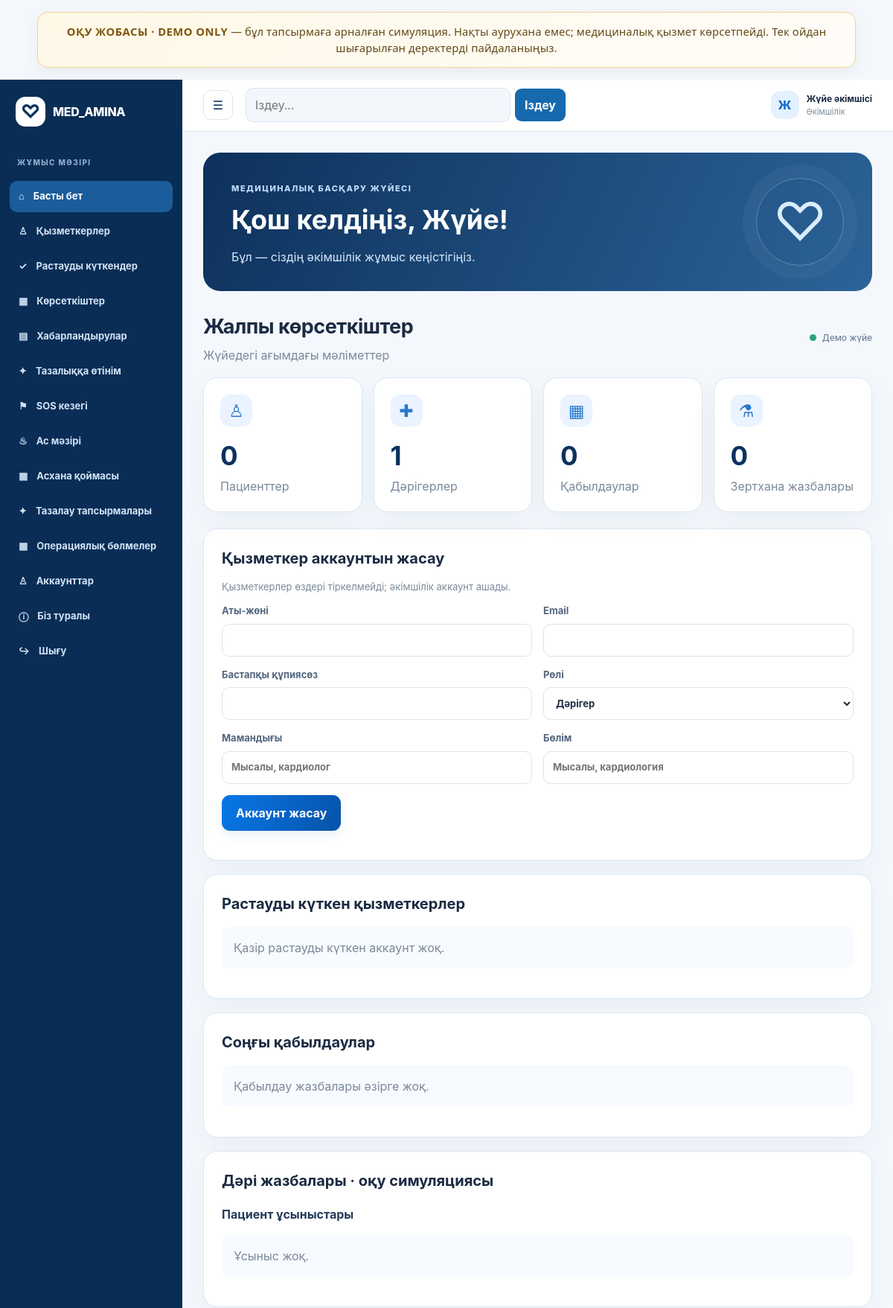
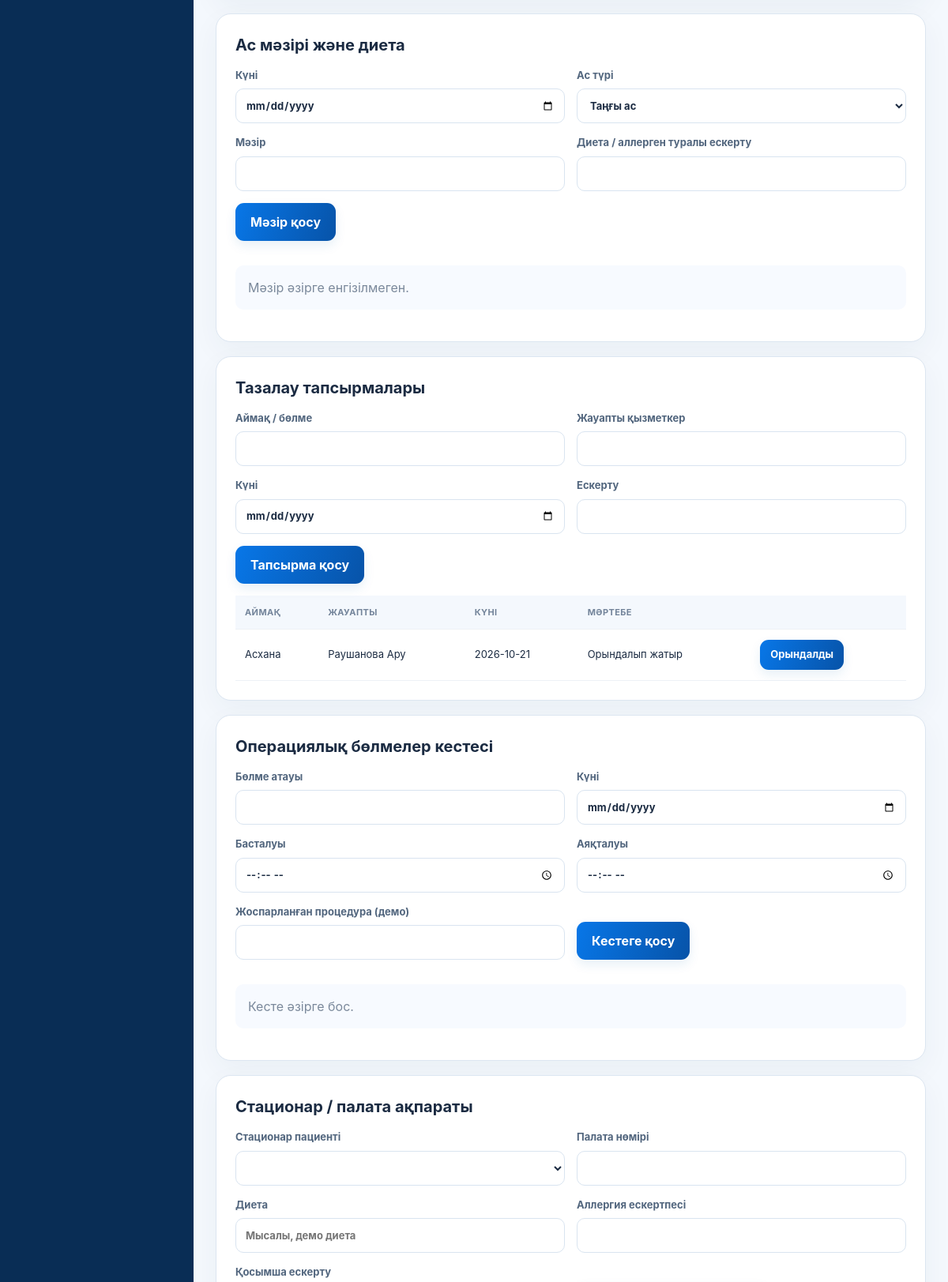
The app's page /dashboard (signed in, upper part) with its own data (2 pictures, top to bottom).
### tables this page shows
CREATE TABLE users (
            id INTEGER PRIMARY KEY AUTOINCREMENT,
            full_name TEXT NOT NULL,
            email TEXT NOT NULL UNIQUE,
            password_hash TEXT NOT NULL,
            role TEXT NOT NULL,
            specialty TEXT DEFAULT '',
            department TEXT DEFAULT '',
            approved INTEGER NOT NULL DEFAULT 0,
            created_at TEXT DEFAULT CURRENT_TIMESTAMP
        );

CREATE TABLE cleaning_tasks (
            id INTEGER PRIMARY KEY AUTOINCREMENT, area TEXT NOT NULL, assigned_to TEXT DEFAULT '',
            task_date TEXT NOT NULL, status TEXT DEFAULT 'Жаңа', note TEXT DEFAULT '',
            requester_id INTEGER, priority TEXT DEFAULT 'Қалыпты',
            FOREIGN KEY(requester_id) REFERENCES users(id)
        );

### med_amina_server.py (the view, shortened to what this page needs)
@app.route("/dashboard")
@login_required
def dashboard():
    user = current_user()
    if user["role"] in WORKER_ROLES and not user["approved"]:
        session.clear()
        flash("Аккаунтыңыз растауды күтуде.", "warning")
        return redirect(url_for("login"))
    with get_db() as db:
        counts = {
            "patients": db.execute("SELECT COUNT(*) FROM users WHERE role IN ('patient','inpatient')").fetchone()[0],
            "doctors": db.execute("SELECT COUNT(*) FROM users WHERE role='doctor' AND approved=1").fetchone()[0],
            "appointments": db.execute("SELECT COUNT(*) FROM appointments").fetchone()[0],
            "labs": db.execute("SELECT COUNT(*) FROM lab_results").fetchone()[0],
        }
        if user["role"] == "admin":
            pending = db.execute("SELECT id,full_name,email,role,department,specialty FROM users WHERE role IN ('doctor','nurse','employee') AND approved=0 ORDER BY id").fetchall()
            recent = db.execute("SELECT a.*,p.full_name patient_name,d.full_name doctor_name FROM appointments a JOIN users p ON p.id=a.patient_id LEFT JOIN users d ON d.id=a.doctor_id ORDER BY a.id DESC LIMIT 8").fetchall()
            return render_template("dashboard.html", user=user, counts=counts, pending=pending, appointments=recent)

### med_amina_db.py (called while the page is built)
@contextmanager
def get_db():
    db = sqlite3.connect(DB_PATH)
    db.row_factory = sqlite3.Row
    db.execute("PRAGMA foreign_keys = ON")
    try:
        yield db
        db.commit()
    except Exception:
        db.rollback()
        raise
    finally:
        db.close()

### med_amina_server.py (called while the page is built)
def current_user():
    uid = session.get("user_id")
    if not uid:
        return None
    with get_db() as db:
        row = db.execute("SELECT * FROM users WHERE id=?", (uid,)).fetchone()
        return dict(row) if row else None

def login_required(fn):
    @wraps(fn)
    def wrapper(*args, **kwargs):
        if not current_user():
            flash("Алдымен жүйеге кіріңіз.", "warning")
            return redirect(url_for("login"))
        return fn(*args, **kwargs)
    return wrapper

### templates/dashboard.html (shortened to what this page needs)
{% extends "base.html" %}
{% block body %}
<div class="app-shell">
	<aside class="sidebar">
		<a class="brand side-brand" href="{{ url_for('dashboard') }}"><span class="logo">♡</span><span>MED_AMINA</span></a>
		<div class="side-caption">ЖҰМЫС МӘЗІРІ</div>
		<a class="side-link active" href="{{ url_for('dashboard') }}">⌂ <span>Басты бет</span></a>
		{% if user.role == 'admin' %}
		<a class="side-link" href="#staff">♙ <span>Қызметкерлер</span></a>
		<a class="side-link" href="#approvals">✓ <span>Растауды күткендер</span></a>
		<a class="side-link" href="#overview">▦ <span>Көрсеткіштер</span></a>
		{% elif user.role in ['patient', 'inpatient'] %}
		<a class="side-link" href="#book">▦ <span>Қабылдауға жазылу</span></a>
		<a class="side-link" href="#my-appointments">◷ <span>Менің қабылдауларым</span></a>
		<a class="side-link" href="#my-labs">✚ <span>Зертхана нәтижелері</span></a>
		{% elif user.role == 'doctor' %}
		<a class="side-link" href="#my-appointments">▦ <span>Қабылдаулар</span></a>
		<a class="side-link" href="#my-patients">♙ <span>Пациенттер</span></a>
		<a class="side-link" href="#add-lab">＋ <span>Талдау енгізу</span></a>
		{% elif user.role == 'nurse' %}
		<a class="side-link" href="#my-appointments">▦ <span>Күн тәртібі</span></a>
		<a class="side-link" href="#add-lab">＋ <span>Зертхана жазбасы</span></a>
		{% else %}
		<a class="side-link" href="#work">⚙ <span>Менің бөлімім</span></a>
		{% endif %}
		<a class="side-link" href="{{ url_for('announcements') }}">▤ <span>Хабарландырулар</span></a>
		<a class="side-link" href="{{ url_for('cleaning') }}">✦ <span>Тазалыққа өтінім</span></a>
		{% if user.role in ['admin', 'doctor', 'nurse'] %}
		<a class="side-link" href="{{ url_for('medic_sos') }}">⚑ <span>SOS кезегі</span></a>
		{% endif %}
		{% if user.role in ['admin', 'employee', 'kitchen'] %}
		<a class="side-link" href="{{ url_for('kitchen') }}">♨ <span>Ас мәзірі</span></a>
		<a class="side-link" href="{{ url_for('inventory') }}">▦ <span>Асхана қоймасы</span></a>
		{% endif %}
		{% if user.role in ['admin', 'employee', 'cleaner'] %}
		<a class="side-link" href="{{ url_for('cleaning') }}">✦ <span>Тазалау тапсырмалары</span></a>
		{% endif %}
		{% if user.role in ['admin', 'employee', 'operating_room'] %}
		<a class="side-link" href="{{ url_for('operating_rooms') }}">▦ <span>Операциялық бөлмелер</span></a>
		{% endif %}
		{% if user.role == 'admin' %}
		<a class="side-link" href="{{ url_for('admin_accounts') }}">♙ <span>Аккаунттар</span></a>
		{% endif %}
		<a class="side-link" href="{{ url_for('about') }}">ⓘ <span>Біз туралы</span></a>
		<a class="side-link" href="{{ url_for('logout') }}">↪ <span>Шығу</span></a>
	</aside>
	<main class="app-main">
		<header class="topbar">
			<button class="menu-toggle" data-menu-toggle aria-label="Мәзірді жасыру">☰</button>
			<form class="top-search" action="{{ url_for('search') }}" method="get">
				<input name="q" placeholder="Іздеу…" aria-label="Іздеу" required>
				<button type="submit">Іздеу</button>
			</form>
			<div class="user-chip">
				<span class="avatar">{{ user.full_name[:1] }}</span>
				<span><b>{{ user.full_name }}</b><small>{{ role_labels.get(user.role, user.role) }}{% if user.specialty %} · {{ user.specialty }}{% endif %}</small></span>
			</div>
		</header>
		<div class="page-wrap">
			<section class="welcome-banner">
				<div>
					<span class="eyebrow">МЕДИЦИНАЛЫҚ БАСҚАРУ ЖҮЙЕСІ</span>
					<h1>Қош келдіңіз, {{ user.full_name.split()[0] }}!</h1>
					<p>Бұл — сіздің {{ role_labels.get(user.role, '')|lower }} жұмыс кеңістігіңіз.</p>
				</div>
				<div class="pulse">♡</div>
			</section>
			{% if user.role == 'admin' %}
			<section id="overview">
				<div class="section-heading">
					<div><h2>Жалпы көрсеткіштер</h2><p>Жүйедегі ағымдағы мәліметтер</p></div>
					<span class="status-dot">Демо жүйе</span>
				</div>
				<div class="stats">
					{% for label, key, ico in [('Пациенттер', 'patients', '♙'), ('Дәрігерлер', 'doctors', '✚'), ('Қабылдаулар', 'appointments', '▦'), ('Зертхана жазбалары', 'labs', '⚗')] %}
					<article class="stat"><span class="stat-icon">{{ ico }}</span><strong>{{ counts[key] }}</strong><p>{{ label }}</p></article>
					{% endfor %}
				</div>
			</section>
			<section class="panel" id="staff">
				<h2>Қызметкер аккаунтын жасау</h2>
				<p class="muted">Қызметкерлер өздері тіркелмейді; әкімшілік аккаунт ашады.</p>
				<form class="form-grid" method="post" action="{{ url_for('create_worker') }}">
					<label>Аты-жөні<input name="full_name" required></label>
					<label>Email<input type="email" name="email" required></label>
					<label>Бастапқы құпиясөз<input type="password" name="password" minlength="8" required></label>
					<label>Рөлі<select name="role"><option value="doctor">Дәрігер</option></select></label>
					<label>Мамандығы<input name="specialty" placeholder="Мысалы, кардиолог"></label>
					<label>Бөлім<input name="department" placeholder="Мысалы, кардиология"></label>
					<button class="btn">Аккаунт жасау</button>
				</form>
			</section>
			<section class="panel" id="approvals">
				<h2>Растауды күткен қызметкерлер</h2>
				{% if pending %}
				<div class="table-scroll"><table>
					<tr><th>Аты-жөні</th><th>Email</th><th>Рөлі</th><th>Бөлім</th><th></th></tr>
					{% for p in pending %}
					<tr><td>{{ p.full_name }}</td><td>{{ p.email }}</td><td>{{ role_labels.get(p.role, p.role) }}</td><td>{{ p.department or '—' }}</td><td><form method="post" action="{{ url_for('approve_worker', user_id=p.id) }}"><button class="btn small">Растау</button></form></td></tr>
					{% endfor %}
				</table></div>
				{% else %}
				<p class="empty">Қазір растауды күткен аккаунт жоқ.</p>
				{% endif %}
			</section>
			<section class="panel">
				<h2>Соңғы қабылдаулар</h2>
				{% if appointments %}
				<div class="table-scroll"><table>
					<tr><th>Пациент</th><th>Дәрігер</th><th>Күні</th><th>Уақыты</th><th>Мәртебе</th></tr>
					{% for a in appointments %}
					<tr><td>{{ a.patient_name }}</td><td>{{ a.doctor_name or 'Тағайындалмаған' }}</td><td>{{ a.appointment_date }}</td><td>{{ a.appointment_time }}</td><td>{{ a.status }}</td></tr>
					{% endfor %}
				</table></div>
				{% else %}
				<p class="empty">Қабылдау жазбалары әзірге жоқ.</p>
				{% endif %}
			</section>
			{% endif %}
			<section class="panel" id="demo-medicine">
				<h2>Дәрі жазбалары · оқу симуляциясы</h2>
				{% if user.role in ['admin', 'doctor'] %}
				<h3>Пациент ұсыныстары</h3>
				{% if demo_requests %}
				<div class="table-scroll"><table>
					<tr><th>Пациент</th><th>Ұсыныс</th><th>Түсініктеме</th><th>Мәртебе</th><th>Әрекет</th></tr>
					{% for r in demo_requests %}
					<tr><td>{{ r.patient_name }}</td><td>{{ r.medicine_name }}</td><td>{{ r.note or '—' }}</td><td>{{ r.status }}</td><td><form method="post" action="{{ url_for('review_medication_request', req_id=r.id) }}"><button class="btn small" name="status" value="Қабылданды — дәрігер тексерді">Қаралды</button> <button class="btn small secondary" name="status" value="Қабылданбады">Қабылдамау</button></form></td></tr>
					{% endfor %}
				</table></div>
				{% else %}<p class="empty">Ұсыныс жоқ.</p>{% endif %}
				{% endif %}
			</section>
			<section class="panel" id="food">
				<h2>Ас мәзірі және диета</h2>
				{% if user.role in ['admin', 'employee', 'kitchen'] %}
				<form class="form-grid" method="post" action="{{ url_for('add_menu') }}">
					<label>Күні<input type="date" name="menu_date" required></label>
					<label>Ас түрі<select name="meal"><option>Таңғы ас</option><option>Түскі ас</option><option>Кешкі ас</option></select></label>
					<label>Мәзір<input name="description" required></label>
					<label>Диета / аллерген туралы ескерту<input name="diet_note"></label>
					<button class="btn">Мәзір қосу</button>
				</form>
				{% endif %}
				{% if demo_menus %}
				<div class="table-scroll"><table>
					<tr><th>Күні</th><th>Ас</th><th>Мәзір</th><th>Диета ескертпесі</th></tr>
					{% for m in demo_menus %}<tr><td>{{ m.menu_date }}</td><td>{{ m.meal }}</td><td>{{ m.description }}</td><td>{{ m.diet_note or '—' }}</td></tr>{% endfor %}
				</table></div>
				{% else %}<p class="empty">Мәзір әзірге енгізілмеген.</p>{% endif %}
			</section>
			{% if user.role in ['admin', 'employee', 'nurse', 'doctor', 'cleaner', 'operating_room', 'kitchen'] %}
			<section class="panel" id="cleaning">
				<h2>Тазалау тапсырмалары</h2>
				{% if user.role in ['admin', 'employee', 'cleaner'] %}
				<form class="form-grid" method="post" action="{{ url_for('add_cleaning_task') }}">
					<label>Аймақ / бөлме<input name="area" required></label>
					<label>Жауапты қызметкер<input name="assigned_to"></label>
					<label>Күні<input type="date" name="task_date" required></label>
					<label>Ескерту<input name="note"></label>
					<button class="btn">Тапсырма қосу</button>
				</form>
				{% endif %}
				{% if demo_tasks %}
				<div class="table-scroll"><table>
					<tr><th>Аймақ</th><th>Жауапты</th><th>Күні</th><th>Мәртебе</th><th></th></tr>
					{% for t in demo_tasks %}
					<tr><td>{{ t.area }}</td><td>{{ t.assigned_to or 'Тағайындалмаған' }}</td><td>{{ t.task_date }}</td><td>{{ t.status }}</td><td>{% if user.role in ['admin', 'employee'] and t.status != 'Орындалды' %}<form method="post" action="{{ url_for('complete_cleaning_task', task_id=t.id) }}"><button class="btn small">Орындалды</button></form>{% endif %}</td></tr>
					{% endfor %}
				</table></div>
				{% else %}<p class="empty">Тапсырмалар жоқ.</p>{% endif %}
			</section>
			<section class="panel" id="operating-rooms">
				<h2>Операциялық бөлмелер кестесі</h2>
				{% if user.role in ['admin', 'employee', 'operating_room'] %}
				<form class="form-grid" method="post" action="{{ url_for('add_operating_room') }}">
					<label>Бөлме атауы<input name="room_name" required></label>
					<label>Күні<input type="date" name="schedule_date" required></label>
					<label>Басталуы<input type="time" name="start_time" required></label>
					<label>Аяқталуы<input type="time" name="end_time" required></label>
					<label>Жоспарланған процедура (демо)<input name="procedure_name"></label>
					<button class="btn">Кестеге қосу</button>
				</form>
				{% endif %}
				{% if demo_rooms %}
				<div class="table-scroll"><table>
					<tr><th>Бөлме</th><th>Күні</th><th>Уақыты</th><th>Процедура</th><th>Мәртебе</th></tr>
					{% for r in demo_rooms %}<tr><td>{{ r.room_name }}</td><td>{{ r.schedule_date }}</td><td>{{ r.start_time }}–{{ r.end_time }}</td><td>{{ r.procedure_name or '—' }}</td><td>{{ r.status }}</td></tr>{% endfor %}
				</table></div>
				{% else %}<p class="empty">Кесте әзірге бос.</p>{% endif %}
			</section>
			{% endif %}
			{% if user.role in ['admin', 'doctor', 'nurse'] %}
			<section class="panel" id="ward">
				<h2>Стационар / палата ақпараты</h2>
				<form class="form-grid" method="post" action="{{ url_for('add_ward_note') }}">
					<label>Стационар пациенті<select name="patient_id" required>{% for p in demo_patients %}<option value="{{ p.id }}">{{ p.full_name }}</option>{% endfor %}</select></label>
					<label>Палата нөмірі<input name="room_number"></label>
					<label>Диета<input name="diet" placeholder="Мысалы, демо диета"></label>
					<label>Аллергия ескертпесі<input name="allergies"></label>
					<label>Қосымша ескерту<input name="note"></label>
				</form>
			</section>
			{% endif %}
		</div>
	</main>
</div>
{% endblock %}

### records on screen
users: full_name "Ж", full_name "Жүйе әкімшісі", get "Әкімшілік", full_name "Жүйе", get "әкімшілік"
cleaning_tasks: area "Асхана", assigned_to "Раушанова Ару", task_date "2026-10-21", status "Орындалып жатыр"

### other values on screen
{{ ico }} "♙" "✚" "▦" "⚗"
{{ counts[key] }} "0" "1" "0" "0"
{{ label }} "Пациенттер" "Дәрігерлер" "Қабылдаулар" "Зертхана жазбалары"
